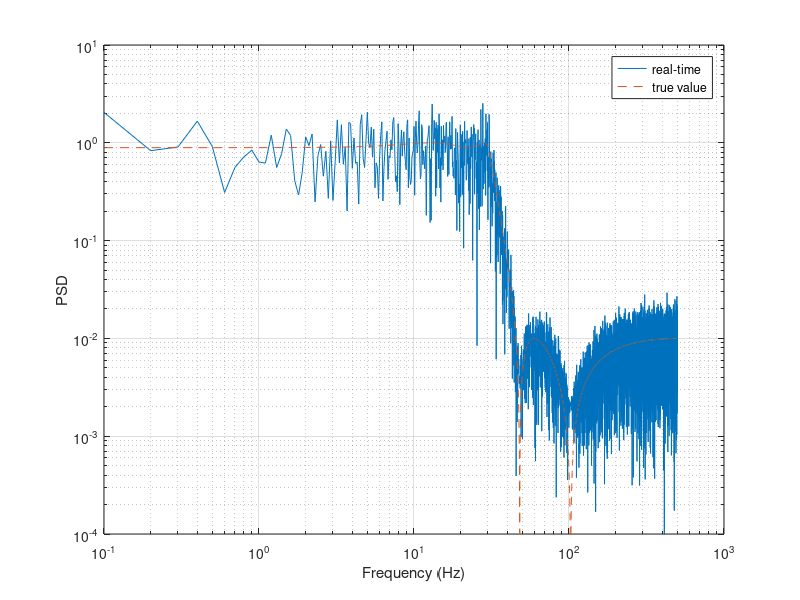

This figure's MATLAB source:
% Goertzel algorithm to calcudate DFT
% (iteration algorithm)
% PSD estimation in animation

% XiaoCY 2021-02-22

%%
clear;clc

% create time series
fs = 1000;                  % sampling frequency (Hz)
Wp = 30/(fs/2);             % passband corner frequency (normalized)
Ws = 50/(fs/2);             % stopband corner frequency (normalized)
Rp = 1;                     % passband ripple (dB)
Rs = 40;                    % stopband attenuation (dB)

[n,Wn] = ellipord(Wp,Ws,Rp,Rs);
[b,a] = ellip(n,Rp,Rs,Wn);
u = randn(round(10*fs),1)*sqrt(fs/2);
x = filter(b,a,u);

%%
N = length(x);
nfft = floor(N/2);
k = (1:nfft)';
W = exp(-1j*2*pi*k/N);
f = k*fs/N;

h = freqz(b,a,f,fs);
h = abs(h);

% initialize
X = zeros(nfft,1);
nFrame = 30;
dN = round(N/nFrame);
for k = 1:N
    X = x(k) + W.*X;
    
    if mod(k,dN) == 0
        P = abs(X)*sqrt(2/N/fs);
        loglog(f,P,f,h,'--');
        legend('real-time','true value')
        ylim([1e-4 1e1])
        grid on
        xlabel('Frequency (Hz)')
        ylabel('PSD')
        pause(0.2)
    end
end